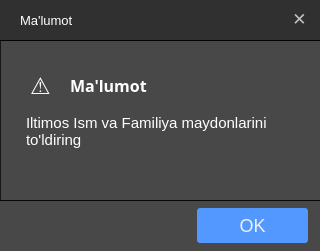
<?xml version="1.0" encoding="UTF-8"?>
<ui version="4.0">
 <class>information</class>
 <widget class="QDialog" name="information">
  <property name="geometry">
   <rect>
    <x>0</x>
    <y>0</y>
    <width>320</width>
    <height>251</height>
   </rect>
  </property>
  <property name="windowTitle">
   <string>Information</string>
  </property>
  <property name="windowIcon">
   <iconset resource="../images.qrc">
    <normaloff>:/images/img/icon/main.png</normaloff>:/images/img/icon/main.png</iconset>
  </property>
  <property name="styleSheet">
   <string notr="true">background-image: url(:/images/img/background/alert.png);</string>
  </property>
  <widget class="QFrame" name="frame_2">
   <property name="geometry">
    <rect>
     <x>0</x>
     <y>0</y>
     <width>320</width>
     <height>41</height>
    </rect>
   </property>
   <property name="minimumSize">
    <size>
     <width>320</width>
     <height>0</height>
    </size>
   </property>
   <property name="maximumSize">
    <size>
     <width>320</width>
     <height>16777215</height>
    </size>
   </property>
   <property name="cursor">
    <cursorShape>ArrowCursor</cursorShape>
   </property>
   <property name="styleSheet">
    <string notr="true">QFrame{
background:rgba(0,0,0,0.80);
}
QFrame{

border-radius:none;

}

QFrame:hover{
background:rgba(0,0,0,0.9);
}</string>
   </property>
   <property name="frameShape">
    <enum>QFrame::StyledPanel</enum>
   </property>
   <property name="frameShadow">
    <enum>QFrame::Raised</enum>
   </property>
   <widget class="QLabel" name="label_2">
    <property name="geometry">
     <rect>
      <x>20</x>
      <y>10</y>
      <width>61</width>
      <height>21</height>
     </rect>
    </property>
    <property name="font">
     <font>
      <pointsize>10</pointsize>
     </font>
    </property>
    <property name="styleSheet">
     <string notr="true">
color:white;
background:transparent;</string>
    </property>
    <property name="text">
     <string>Ma'lumot</string>
    </property>
   </widget>
   <widget class="QPushButton" name="btn_close">
    <property name="geometry">
     <rect>
      <x>279</x>
      <y>0</y>
      <width>41</width>
      <height>38</height>
     </rect>
    </property>
    <property name="font">
     <font>
      <pointsize>13</pointsize>
     </font>
    </property>
    <property name="cursor">
     <cursorShape>PointingHandCursor</cursorShape>
    </property>
    <property name="styleSheet">
     <string notr="true">QPushButton{
background:rgba(0, 0, 0,0.01);
color:silver;

border-radius:none;
}


QPushButton:hover{
background:red;
color:white
}</string>
    </property>
    <property name="text">
     <string>✕</string>
    </property>
   </widget>
  </widget>
  <widget class="QFrame" name="frame">
   <property name="geometry">
    <rect>
     <x>0</x>
     <y>40</y>
     <width>321</width>
     <height>161</height>
    </rect>
   </property>
   <property name="styleSheet">
    <string notr="true">QFrame{
	background: rgba(0,0,0,0.7);
}

QFrame:hover{
	background: rgba(0,0,0,0.8);
}</string>
   </property>
   <property name="frameShape">
    <enum>QFrame::StyledPanel</enum>
   </property>
   <property name="frameShadow">
    <enum>QFrame::Raised</enum>
   </property>
   <widget class="QLabel" name="label_6">
    <property name="geometry">
     <rect>
      <x>70</x>
      <y>30</y>
      <width>131</width>
      <height>31</height>
     </rect>
    </property>
    <property name="font">
     <font>
      <family>Segoe UI Semilight</family>
      <pointsize>12</pointsize>
      <weight>75</weight>
      <bold>true</bold>
      <underline>false</underline>
     </font>
    </property>
    <property name="styleSheet">
     <string notr="true">
color:white;
background:transparent;</string>
    </property>
    <property name="text">
     <string>Ma'lumot</string>
    </property>
   </widget>
   <widget class="QLabel" name="label_7">
    <property name="geometry">
     <rect>
      <x>30</x>
      <y>20</y>
      <width>41</width>
      <height>51</height>
     </rect>
    </property>
    <property name="font">
     <font>
      <pointsize>17</pointsize>
      <weight>50</weight>
      <italic>false</italic>
      <bold>false</bold>
      <underline>false</underline>
      <strikeout>false</strikeout>
      <kerning>true</kerning>
     </font>
    </property>
    <property name="styleSheet">
     <string notr="true">
color:white;
background:transparent;</string>
    </property>
    <property name="text">
     <string>⚠</string>
    </property>
   </widget>
   <widget class="QPlainTextEdit" name="txt_error">
    <property name="enabled">
     <bool>false</bool>
    </property>
    <property name="geometry">
     <rect>
      <x>22</x>
      <y>70</y>
      <width>281</width>
      <height>61</height>
     </rect>
    </property>
    <property name="font">
     <font>
      <pointsize>11</pointsize>
     </font>
    </property>
    <property name="styleSheet">
     <string notr="true">QPlainTextEdit{
background:transparent;
border:none;
color:white;}

QPlainTextEdit:hover{
color:white;
}</string>
    </property>
    <property name="plainText">
     <string>Iltimos Ism va Familiya maydonlarini to'ldiring</string>
    </property>
   </widget>
  </widget>
  <widget class="QFrame" name="frame_3">
   <property name="geometry">
    <rect>
     <x>0</x>
     <y>200</y>
     <width>321</width>
     <height>51</height>
    </rect>
   </property>
   <property name="styleSheet">
    <string notr="true">QFrame{
background:rgba(0,0,0,0.7);
}
QFrame{

border-radius:none;

}
</string>
   </property>
   <property name="frameShape">
    <enum>QFrame::StyledPanel</enum>
   </property>
   <property name="frameShadow">
    <enum>QFrame::Raised</enum>
   </property>
   <widget class="QPushButton" name="btn_ok">
    <property name="geometry">
     <rect>
      <x>197</x>
      <y>8</y>
      <width>111</width>
      <height>35</height>
     </rect>
    </property>
    <property name="cursor">
     <cursorShape>PointingHandCursor</cursorShape>
    </property>
    <property name="styleSheet">
     <string notr="true">
QPushButton{
background:rgb(83, 152, 255);
border-radius:3px;
color:rgb(240, 240, 240);
font-size:18px;
}

QPushButton:hover{
background:rgb(68, 117, 222);
color:white;
font-size:18.5px;
 }
</string>
    </property>
    <property name="text">
     <string>OK</string>
    </property>
   </widget>
  </widget>
 </widget>
 <resources>
  <include location="../images.qrc"/>
 </resources>
 <connections/>
</ui>
